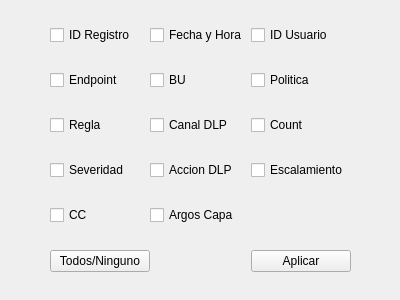
<?xml version="1.0" encoding="UTF-8"?>
<ui version="4.0">
 <class>MainWindow</class>
 <widget class="QMainWindow" name="MainWindow">
  <property name="geometry">
   <rect>
    <x>0</x>
    <y>0</y>
    <width>400</width>
    <height>300</height>
   </rect>
  </property>
  <property name="windowTitle">
   <string>Seleccionar campos</string>
  </property>
  <widget class="QWidget" name="centralwidget">
   <widget class="QWidget" name="gridLayoutWidget">
    <property name="geometry">
     <rect>
      <x>0</x>
      <y>0</y>
      <width>401</width>
      <height>301</height>
     </rect>
    </property>
    <layout class="QGridLayout" name="gridLayout">
     <property name="leftMargin">
      <number>50</number>
     </property>
     <property name="rightMargin">
      <number>50</number>
     </property>
     <property name="spacing">
      <number>0</number>
     </property>
     <item row="1" column="1">
      <widget class="QCheckBox" name="checkBox_BU">
       <property name="text">
        <string>BU</string>
       </property>
      </widget>
     </item>
     <item row="2" column="1">
      <widget class="QCheckBox" name="checkBox_CanalDLP">
       <property name="text">
        <string>Canal DLP</string>
       </property>
      </widget>
     </item>
     <item row="0" column="1">
      <widget class="QCheckBox" name="checkBox_FechayHora">
       <property name="text">
        <string>Fecha y Hora</string>
       </property>
      </widget>
     </item>
     <item row="3" column="0">
      <widget class="QCheckBox" name="checkBox_Severidad">
       <property name="text">
        <string>Severidad</string>
       </property>
      </widget>
     </item>
     <item row="2" column="0">
      <widget class="QCheckBox" name="checkBox_Regla">
       <property name="text">
        <string>Regla</string>
       </property>
      </widget>
     </item>
     <item row="0" column="0">
      <widget class="QCheckBox" name="checkBox_IDRegistro">
       <property name="text">
        <string>ID Registro</string>
       </property>
      </widget>
     </item>
     <item row="0" column="2">
      <widget class="QCheckBox" name="checkBox_ID_Usuario">
       <property name="text">
        <string>ID Usuario</string>
       </property>
      </widget>
     </item>
     <item row="3" column="1">
      <widget class="QCheckBox" name="checkBox_AccionDLP">
       <property name="text">
        <string>Accion DLP</string>
       </property>
      </widget>
     </item>
     <item row="2" column="2">
      <widget class="QCheckBox" name="checkBox_Count">
       <property name="text">
        <string>Count</string>
       </property>
      </widget>
     </item>
     <item row="1" column="2">
      <widget class="QCheckBox" name="checkBox_Politica">
       <property name="text">
        <string>Politica</string>
       </property>
      </widget>
     </item>
     <item row="3" column="2">
      <widget class="QCheckBox" name="checkBox_Escalamiento">
       <property name="text">
        <string>Escalamiento</string>
       </property>
      </widget>
     </item>
     <item row="1" column="0">
      <widget class="QCheckBox" name="checkBox_Endpoint">
       <property name="text">
        <string>Endpoint</string>
       </property>
      </widget>
     </item>
     <item row="4" column="0">
      <widget class="QCheckBox" name="checkBox_CC">
       <property name="text">
        <string>CC</string>
       </property>
      </widget>
     </item>
     <item row="4" column="1">
      <widget class="QCheckBox" name="checkBox_ArgosCapa">
       <property name="text">
        <string>Argos Capa</string>
       </property>
      </widget>
     </item>
     <item row="5" column="2">
      <widget class="QPushButton" name="pushButtonAplicar">
       <property name="text">
        <string>Aplicar</string>
       </property>
      </widget>
     </item>
     <item row="5" column="0">
      <widget class="QPushButton" name="pushButton">
       <property name="text">
        <string>Todos/Ninguno</string>
       </property>
      </widget>
     </item>
    </layout>
   </widget>
  </widget>
 </widget>
 <resources/>
 <connections/>
</ui>
